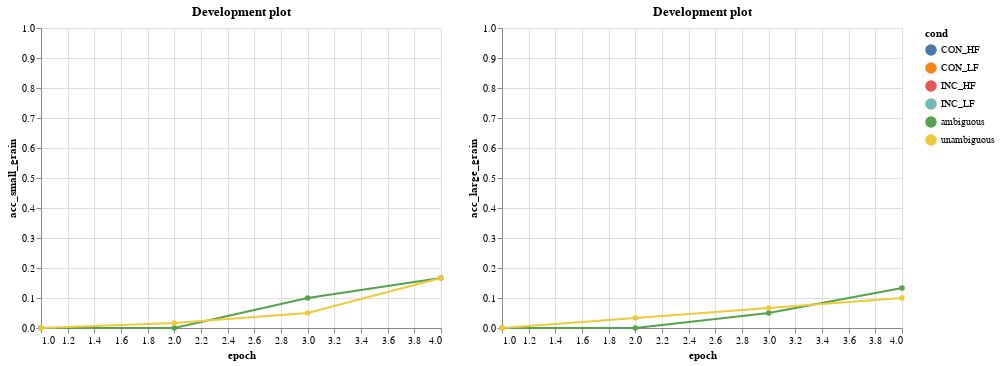

Source (notebook cell):
### Markdown cell above
### Grain plots

### Code cell
small = vis.plot_dev_interactive('acc_small_grain', exp='grain')
large = vis.plot_dev_interactive('acc_large_grain', exp='grain')
grain_plot = small | large
grain_plot.save(cfg.path_plot_folder + 'grain.html')
grain_plot

### Figure 1 — Vega-Lite specification as saved in the notebook (floating-point values rounded to 4 significant figures; data arrays with more than 128 entries replaced by an {"elided": "..."} marker saying what was removed)
{"config": {"view": {"continuousHeight": 300, "continuousWidth": 400}}, "hconcat": [{"selection": {"filter": {"type": "single", "fields": ["timestep"], "bind": {"step": 1, "input": "range", "min": 0, "max": 19}, "init": {"timestep": 19}}, "selector005": {"on": "click", "empty": "all", "fields": ["cond"], "bind": "legend", "type": "multi"}}, "encoding": {"opacity": {"condition": {"selection": "selector005", "value": 1}, "value": 0.1}, "x": {"field": "epoch", "type": "quantitative"}, "tooltip": [{"type": "quantitative", "field": "epoch"}, {"type": "quantitative", "field": "timestep"}, {"type": "quantitative", "field": "sample_mil"}, {"type": "quantitative", "field": "acc"}, {"type": "quantitative", "field": "sse"}], "y": {"scale": {"domain": [0, 1]}, "field": "acc_small_grain", "type": "quantitative"}, "color": {"field": "cond", "type": "nominal"}}, "mark": {"point": true, "type": "line"}, "transform": [{"filter": {"selection": "filter"}}], "title": "Development plot"}, {"selection": {"selector006": {"on": "click", "empty": "all", "fields": ["cond"], "bind": "legend", "type": "multi"}, "filter": {"type": "single", "fields": ["timestep"], "bind": {"step": 1, "input": "range", "min": 0, "max": 19}, "init": {"timestep": 19}}}, "encoding": {"opacity": {"condition": {"selection": "selector006", "value": 1}, "value": 0.1}, "x": {"field": "epoch", "type": "quantitative"}, "tooltip": [{"type": "quantitative", "field": "epoch"}, {"type": "quantitative", "field": "timestep"}, {"type": "quantitative", "field": "sample_mil"}, {"type": "quantitative", "field": "acc"}, {"type": "quantitative", "field": "sse"}], "y": {"scale": {"domain": [0, 1]}, "field": "acc_large_grain", "type": "quantitative"}, "color": {"field": "cond", "type": "nominal"}}, "mark": {"point": true, "type": "line"}, "transform": [{"filter": {"selection": "filter"}}], "title": "Development plot"}], "data": {"name": "data-92457539d0bbbd996db5d02661a9b121"}, "$schema": "https://vega.github.io/schema/vega-lite/v4.0.2.json", "datasets": {"data-92457539d0bbbd996db5d02661a9b121": {"elided": "480 records"}}}
